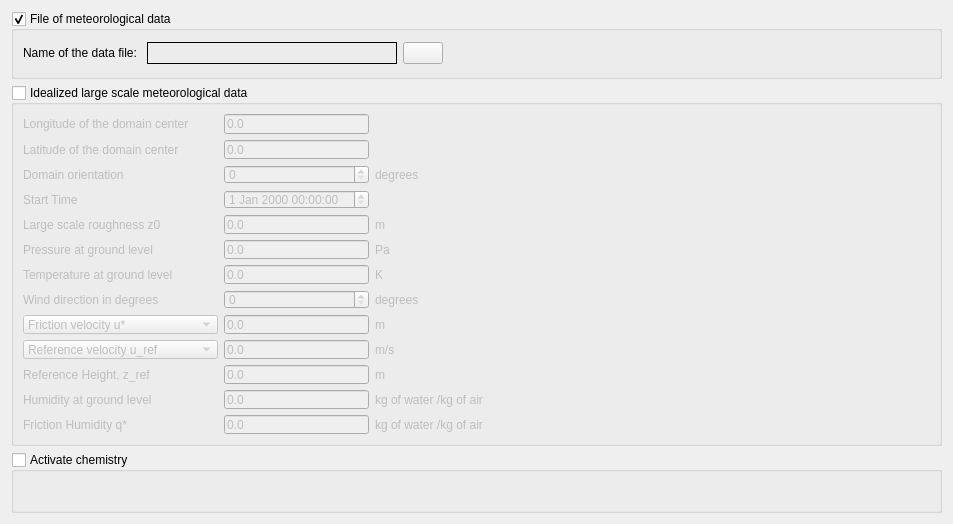
<?xml version="1.0" encoding="UTF-8"?>
<ui version="4.0">
 <class>AtmosphericFlowsForm</class>
 <widget class="QWidget" name="AtmosphericFlowsForm">
  <property name="geometry">
   <rect>
    <x>0</x>
    <y>0</y>
    <width>953</width>
    <height>524</height>
   </rect>
  </property>
  <property name="minimumSize">
   <size>
    <width>800</width>
    <height>0</height>
   </size>
  </property>
  <property name="windowTitle">
   <string>Form</string>
  </property>
  <layout class="QGridLayout" name="gridLayout_2">
   <item row="2" column="0">
    <widget class="QGroupBox" name="groupBoxLargeScaleMeteo">
     <property name="enabled">
      <bool>true</bool>
     </property>
     <property name="minimumSize">
      <size>
       <width>0</width>
       <height>350</height>
      </size>
     </property>
     <property name="maximumSize">
      <size>
       <width>16777215</width>
       <height>500</height>
      </size>
     </property>
     <property name="title">
      <string>Idealized large scale meteorological data</string>
     </property>
     <property name="flat">
      <bool>false</bool>
     </property>
     <property name="checkable">
      <bool>true</bool>
     </property>
     <property name="checked">
      <bool>false</bool>
     </property>
     <layout class="QHBoxLayout" name="horizontalLayout_3">
      <item>
       <layout class="QGridLayout" name="gridLayout_4">
        <item row="8" column="0">
         <widget class="QComboBox" name="comboBoxUstarOrdLMO">
          <item>
           <property name="text">
            <string>Friction velocity u*</string>
           </property>
          </item>
          <item>
           <property name="text">
            <string>Inverse Monin-Obukhov length</string>
           </property>
          </item>
         </widget>
        </item>
        <item row="6" column="2">
         <widget class="QLabel" name="labelDimTemperatureSeaLevel">
          <property name="text">
           <string>K</string>
          </property>
         </widget>
        </item>
        <item row="6" column="1">
         <widget class="QLineEdit" name="lineEditTemperatureSeaLevel">
          <property name="text">
           <string>0.0</string>
          </property>
         </widget>
        </item>
        <item row="3" column="1">
         <widget class="QDateTimeEdit" name="dateTimeEdit"/>
        </item>
        <item row="10" column="2">
         <widget class="QLabel" name="labelDimZref">
          <property name="text">
           <string>m</string>
          </property>
         </widget>
        </item>
        <item row="10" column="0">
         <widget class="QLabel" name="labelReferenceHeight">
          <property name="text">
           <string>Reference Height, z_ref</string>
          </property>
         </widget>
        </item>
        <item row="4" column="0">
         <widget class="QLabel" name="labelLargeScaleRoughness">
          <property name="text">
           <string>Large scale roughness z0</string>
          </property>
         </widget>
        </item>
        <item row="4" column="1">
         <widget class="QLineEdit" name="lineEditLargeScaleRoughness">
          <property name="text">
           <string>0.0</string>
          </property>
         </widget>
        </item>
        <item row="9" column="0">
         <widget class="QComboBox" name="comboBoxUrefOrdLMO">
          <item>
           <property name="text">
            <string>Reference velocity u_ref</string>
           </property>
          </item>
          <item>
           <property name="text">
            <string>Inverse Monin-Obukhov length</string>
           </property>
          </item>
         </widget>
        </item>
        <item row="8" column="2">
         <widget class="QLabel" name="labelDimZRef">
          <property name="text">
           <string>m</string>
          </property>
         </widget>
        </item>
        <item row="1" column="0">
         <widget class="QLabel" name="labelLatCenter">
          <property name="text">
           <string>Latitude of the domain center</string>
          </property>
         </widget>
        </item>
        <item row="3" column="0">
         <widget class="QLabel" name="labelStartTime">
          <property name="text">
           <string>Start Time</string>
          </property>
         </widget>
        </item>
        <item row="0" column="1">
         <widget class="QLineEdit" name="lineEditLongCenter">
          <property name="text">
           <string>0.0</string>
          </property>
         </widget>
        </item>
        <item row="4" column="2">
         <widget class="QLabel" name="labelDimZ0">
          <property name="text">
           <string>m</string>
          </property>
         </widget>
        </item>
        <item row="5" column="0">
         <widget class="QLabel" name="labelPressureSeaLevel">
          <property name="text">
           <string>Pressure at ground level</string>
          </property>
         </widget>
        </item>
        <item row="9" column="1">
         <widget class="QLineEdit" name="lineEditUrefOrDlmo">
          <property name="text">
           <string>0.0</string>
          </property>
         </widget>
        </item>
        <item row="9" column="2">
         <widget class="QLabel" name="labelDimRefVel">
          <property name="text">
           <string>m/s</string>
          </property>
         </widget>
        </item>
        <item row="7" column="0">
         <widget class="QLabel" name="labelWindDir">
          <property name="text">
           <string>Wind direction in degrees</string>
          </property>
         </widget>
        </item>
        <item row="2" column="0">
         <widget class="QLabel" name="labelDomainOrientation">
          <property name="toolTip">
           <string extracomment="0 means x toward East and y toward North"/>
          </property>
          <property name="statusTip">
           <string/>
          </property>
          <property name="whatsThis">
           <string>&lt;html&gt;&lt;head/&gt;&lt;body&gt;&lt;p&gt;0 means x toward East and y toward North&lt;/p&gt;&lt;/body&gt;&lt;/html&gt;</string>
          </property>
          <property name="text">
           <string>Domain orientation</string>
          </property>
         </widget>
        </item>
        <item row="10" column="1">
         <widget class="QLineEdit" name="lineEditZref">
          <property name="text">
           <string>0.0</string>
          </property>
         </widget>
        </item>
        <item row="7" column="2">
         <widget class="QLabel" name="label">
          <property name="text">
           <string>degrees</string>
          </property>
         </widget>
        </item>
        <item row="1" column="1">
         <widget class="QLineEdit" name="lineEditLatCenter">
          <property name="text">
           <string>0.0</string>
          </property>
         </widget>
        </item>
        <item row="5" column="1">
         <widget class="QLineEdit" name="lineEditPressureSeaLevel">
          <property name="text">
           <string>0.0</string>
          </property>
         </widget>
        </item>
        <item row="8" column="1">
         <widget class="QLineEdit" name="lineEditUstarOrDlmo">
          <property name="text">
           <string>0.0</string>
          </property>
         </widget>
        </item>
        <item row="7" column="1">
         <widget class="QSpinBox" name="spinBoxWindDir">
          <property name="maximum">
           <number>360</number>
          </property>
         </widget>
        </item>
        <item row="2" column="1">
         <widget class="QSpinBox" name="spinBoxDomainOrientation">
          <property name="maximum">
           <number>360</number>
          </property>
         </widget>
        </item>
        <item row="5" column="2">
         <widget class="QLabel" name="labelDimPressureSeaLevel">
          <property name="text">
           <string>Pa</string>
          </property>
         </widget>
        </item>
        <item row="2" column="2">
         <widget class="QLabel" name="labelDimDomOrient">
          <property name="text">
           <string>degrees</string>
          </property>
         </widget>
        </item>
        <item row="6" column="0">
         <widget class="QLabel" name="labelTemperatureSeaLevel">
          <property name="text">
           <string>Temperature at ground level</string>
          </property>
         </widget>
        </item>
        <item row="0" column="0">
         <widget class="QLabel" name="labelLongCenter">
          <property name="text">
           <string>Longitude of the domain center</string>
          </property>
         </widget>
        </item>
        <item row="11" column="0">
         <widget class="QLabel" name="labelHumiditySeaLevel">
          <property name="text">
           <string>Humidity at ground level</string>
          </property>
         </widget>
        </item>
        <item row="11" column="1">
         <widget class="QLineEdit" name="lineEditHumiditySeaLevel">
          <property name="text">
           <string>0.0</string>
          </property>
         </widget>
        </item>
        <item row="11" column="2">
         <widget class="QLabel" name="labelDimHumiditySeaLevel">
          <property name="text">
           <string>kg of water /kg of air</string>
          </property>
         </widget>
        </item>
        <item row="12" column="0">
         <widget class="QLabel" name="labelFrictionHumidity">
          <property name="text">
           <string>Friction Humidity q*</string>
          </property>
         </widget>
        </item>
        <item row="12" column="2">
         <widget class="QLabel" name="labelDimFrictionHumidity">
          <property name="text">
           <string>kg of water /kg of air</string>
          </property>
         </widget>
        </item>
        <item row="12" column="1">
         <widget class="QLineEdit" name="lineEditHumidityFriction">
          <property name="text">
           <string>0.0</string>
          </property>
         </widget>
        </item>
       </layout>
      </item>
      <item>
       <spacer name="horizontalSpacer">
        <property name="orientation">
         <enum>Qt::Horizontal</enum>
        </property>
        <property name="sizeHint" stdset="0">
         <size>
          <width>40</width>
          <height>20</height>
         </size>
        </property>
       </spacer>
      </item>
     </layout>
     <zorder>horizontalSpacer</zorder>
    </widget>
   </item>
   <item row="1" column="0">
    <widget class="QGroupBox" name="groupBoxMeteoData">
     <property name="enabled">
      <bool>true</bool>
     </property>
     <property name="minimumSize">
      <size>
       <width>0</width>
       <height>0</height>
      </size>
     </property>
     <property name="maximumSize">
      <size>
       <width>16777215</width>
       <height>100</height>
      </size>
     </property>
     <property name="toolTip">
      <string>&lt;html&gt;&lt;head/&gt;&lt;body&gt;&lt;p&gt;&lt;span style=&quot; font-size:9pt;&quot;&gt;Select the meteorological data file to read (&lt;/span&gt;&lt;span style=&quot; font-size:9pt; font-weight:600;&quot;&gt;meteo&lt;/span&gt;&lt;span style=&quot; font-size:9pt;&quot;&gt; file, see /DATA/REFERENCE/meteo for an example). This file must be put in the DATA directory and must be called &lt;/span&gt;&lt;span style=&quot; font-size:9pt; font-weight:600;&quot;&gt;meteo&lt;/span&gt;&lt;span style=&quot; font-size:9pt;&quot;&gt;.&lt;/span&gt;&lt;/p&gt;&lt;/body&gt;&lt;/html&gt;</string>
     </property>
     <property name="title">
      <string>File of meteorological data</string>
     </property>
     <property name="checkable">
      <bool>true</bool>
     </property>
     <layout class="QHBoxLayout" name="horizontalLayout_2">
      <item>
       <layout class="QGridLayout" name="gridLayout">
        <item row="0" column="0" colspan="2">
         <layout class="QHBoxLayout" name="horizontalLayout">
          <item>
           <widget class="QLabel" name="labelMeteoData">
            <property name="toolTip">
             <string>&lt;html&gt;&lt;head/&gt;&lt;body&gt;&lt;p&gt;&lt;span style=&quot; font-size:9pt;&quot;&gt;Select the meteorological data file to read (&lt;/span&gt;&lt;span style=&quot; font-size:9pt; font-weight:600;&quot;&gt;meteo&lt;/span&gt;&lt;span style=&quot; font-size:9pt;&quot;&gt; file, see /DATA/REFERENCE/meteo for an example). This file must be put in the DATA directory and must be called &lt;/span&gt;&lt;span style=&quot; font-size:9pt; font-weight:600;&quot;&gt;meteo&lt;/span&gt;&lt;span style=&quot; font-size:9pt;&quot;&gt;.&lt;/span&gt;&lt;/p&gt;&lt;/body&gt;&lt;/html&gt;</string>
            </property>
            <property name="text">
             <string>Name of the data file: </string>
            </property>
           </widget>
          </item>
          <item>
           <widget class="QLabel" name="labelMeteoFile">
            <property name="minimumSize">
             <size>
              <width>250</width>
              <height>0</height>
             </size>
            </property>
            <property name="maximumSize">
             <size>
              <width>300</width>
              <height>16777215</height>
             </size>
            </property>
            <property name="font">
             <font>
              <weight>75</weight>
              <bold>true</bold>
             </font>
            </property>
            <property name="toolTip">
             <string>&lt;html&gt;&lt;head/&gt;&lt;body&gt;&lt;p&gt;&lt;span style=&quot; font-size:9pt;&quot;&gt;Select the meteorological data file to read (&lt;/span&gt;&lt;span style=&quot; font-size:9pt; font-weight:600;&quot;&gt;meteo&lt;/span&gt;&lt;span style=&quot; font-size:9pt;&quot;&gt; file, see /DATA/REFERENCE/meteo for an example). This file must be put in the DATA directory and must be called &lt;/span&gt;&lt;span style=&quot; font-size:9pt; font-weight:600;&quot;&gt;meteo&lt;/span&gt;&lt;span style=&quot; font-size:9pt;&quot;&gt;.&lt;/span&gt;&lt;/p&gt;&lt;/body&gt;&lt;/html&gt;</string>
            </property>
            <property name="layoutDirection">
             <enum>Qt::LeftToRight</enum>
            </property>
            <property name="autoFillBackground">
             <bool>false</bool>
            </property>
            <property name="frameShape">
             <enum>QFrame::Box</enum>
            </property>
            <property name="text">
             <string/>
            </property>
           </widget>
          </item>
          <item>
           <widget class="QPushButton" name="pushButtonMeteoData">
            <property name="toolTip">
             <string>&lt;html&gt;&lt;head/&gt;&lt;body&gt;&lt;p&gt;&lt;span style=&quot; font-size:9pt;&quot;&gt;Select the meteorological data file to read (&lt;/span&gt;&lt;span style=&quot; font-size:9pt; font-weight:600;&quot;&gt;meteo&lt;/span&gt;&lt;span style=&quot; font-size:9pt;&quot;&gt; file, see /DATA/REFERENCE/meteo for an example). This file must be put in the DATA directory and must be called &lt;/span&gt;&lt;span style=&quot; font-size:9pt; font-weight:600;&quot;&gt;meteo&lt;/span&gt;&lt;span style=&quot; font-size:9pt;&quot;&gt;.&lt;/span&gt;&lt;/p&gt;&lt;/body&gt;&lt;/html&gt;</string>
            </property>
            <property name="text">
             <string/>
            </property>
            <property name="icon">
             <iconset resource="resources_pages.qrc">
              <normaloff>:/new/prefix1/data/icons/22x22/weather-few-clouds.png</normaloff>:/new/prefix1/data/icons/22x22/weather-few-clouds.png</iconset>
            </property>
            <property name="iconSize">
             <size>
              <width>22</width>
              <height>22</height>
             </size>
            </property>
           </widget>
          </item>
         </layout>
        </item>
       </layout>
      </item>
      <item>
       <spacer name="horizontalSpacer_2">
        <property name="orientation">
         <enum>Qt::Horizontal</enum>
        </property>
        <property name="sizeHint" stdset="0">
         <size>
          <width>19</width>
          <height>27</height>
         </size>
        </property>
       </spacer>
      </item>
     </layout>
    </widget>
   </item>
   <item row="3" column="0">
    <widget class="QGroupBox" name="groupBoxActChemistry">
     <property name="title">
      <string>Activate chemistry</string>
     </property>
     <property name="checkable">
      <bool>true</bool>
     </property>
     <property name="checked">
      <bool>false</bool>
     </property>
     <layout class="QHBoxLayout" name="horizontalLayout_4">
      <item>
       <layout class="QGridLayout" name="gridLayout_3"/>
      </item>
      <item>
       <spacer name="horizontalSpacer_3">
        <property name="orientation">
         <enum>Qt::Horizontal</enum>
        </property>
        <property name="sizeHint" stdset="0">
         <size>
          <width>40</width>
          <height>20</height>
         </size>
        </property>
       </spacer>
      </item>
     </layout>
    </widget>
   </item>
  </layout>
 </widget>
 <tabstops>
  <tabstop>pushButtonMeteoData</tabstop>
  <tabstop>lineEditLongCenter</tabstop>
  <tabstop>lineEditLatCenter</tabstop>
  <tabstop>spinBoxDomainOrientation</tabstop>
  <tabstop>dateTimeEdit</tabstop>
  <tabstop>lineEditLargeScaleRoughness</tabstop>
  <tabstop>lineEditPressureSeaLevel</tabstop>
  <tabstop>lineEditTemperatureSeaLevel</tabstop>
  <tabstop>spinBoxWindDir</tabstop>
  <tabstop>lineEditUstarOrDlmo</tabstop>
  <tabstop>lineEditUrefOrDlmo</tabstop>
  <tabstop>lineEditZref</tabstop>
  <tabstop>lineEditHumiditySeaLevel</tabstop>
  <tabstop>lineEditHumidityFriction</tabstop>
 </tabstops>
 <resources>
  <include location="resources_pages.qrc"/>
 </resources>
 <connections/>
</ui>
